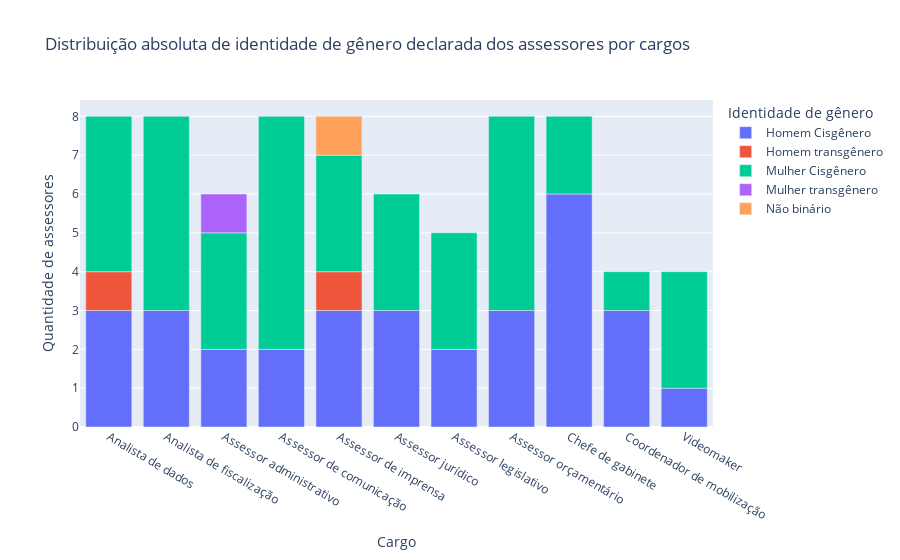

Notebook cell for this chart:
### Code cell
fig = px.bar(df_grp_intra, x="Cargo ", y="Quantidade de assessores", color="Identidade de gênero", title="Distribuição absoluta de identidade de gênero declarada dos assessores por cargos")
fig.show()

### Figure 1 — Plotly figure (JSON) as saved in the notebook; plotly's stock layout.template omitted (floating-point values rounded to 4 significant figures)
{"data": [{"alignmentgroup": "True", "hovertemplate": "Identidade de gênero=Homem Cisgênero<br>Cargo =%{x}<br>Quantidade de assessores=%{y}<extra></extra>", "legendgroup": "Homem Cisgênero", "marker": {"color": "#636efa", "pattern": {"shape": ""}}, "name": "Homem Cisgênero", "offsetgroup": "Homem Cisgênero", "orientation": "v", "showlegend": true, "textposition": "auto", "type": "bar", "x": ["Analista de dados", "Analista de fiscalização", "Assessor administrativo ", "Assessor de comunicação", "Assessor de imprensa", "Assessor jurídico", "Assessor legislativo ", "Assessor orçamentário", "Chefe de gabinete ", "Coordenador de mobilização", "Videomaker"], "xaxis": "x", "y": [3, 3, 2, 2, 3, 3, 2, 3, 6, 3, 1], "yaxis": "y"}, {"alignmentgroup": "True", "hovertemplate": "Identidade de gênero=Homem transgênero<br>Cargo =%{x}<br>Quantidade de assessores=%{y}<extra></extra>", "legendgroup": "Homem transgênero", "marker": {"color": "#EF553B", "pattern": {"shape": ""}}, "name": "Homem transgênero", "offsetgroup": "Homem transgênero", "orientation": "v", "showlegend": true, "textposition": "auto", "type": "bar", "x": ["Analista de dados", "Assessor de imprensa"], "xaxis": "x", "y": [1, 1], "yaxis": "y"}, {"alignmentgroup": "True", "hovertemplate": "Identidade de gênero=Mulher Cisgênero<br>Cargo =%{x}<br>Quantidade de assessores=%{y}<extra></extra>", "legendgroup": "Mulher Cisgênero", "marker": {"color": "#00cc96", "pattern": {"shape": ""}}, "name": "Mulher Cisgênero", "offsetgroup": "Mulher Cisgênero", "orientation": "v", "showlegend": true, "textposition": "auto", "type": "bar", "x": ["Analista de dados", "Analista de fiscalização", "Assessor administrativo ", "Assessor de comunicação", "Assessor de imprensa", "Assessor jurídico", "Assessor legislativo ", "Assessor orçamentário", "Chefe de gabinete ", "Coordenador de mobilização", "Videomaker"], "xaxis": "x", "y": [4, 5, 3, 6, 3, 3, 3, 5, 2, 1, 3], "yaxis": "y"}, {"alignmentgroup": "True", "hovertemplate": "Identidade de gênero=Mulher transgênero<br>Cargo =%{x}<br>Quantidade de assessores=%{y}<extra></extra>", "legendgroup": "Mulher transgênero", "marker": {"color": "#ab63fa", "pattern": {"shape": ""}}, "name": "Mulher transgênero", "offsetgroup": "Mulher transgênero", "orientation": "v", "showlegend": true, "textposition": "auto", "type": "bar", "x": ["Assessor administrativo "], "xaxis": "x", "y": [1], "yaxis": "y"}, {"alignmentgroup": "True", "hovertemplate": "Identidade de gênero=Não binário<br>Cargo =%{x}<br>Quantidade de assessores=%{y}<extra></extra>", "legendgroup": "Não binário", "marker": {"color": "#FFA15A", "pattern": {"shape": ""}}, "name": "Não binário", "offsetgroup": "Não binário", "orientation": "v", "showlegend": true, "textposition": "auto", "type": "bar", "x": ["Assessor de imprensa"], "xaxis": "x", "y": [1], "yaxis": "y"}], "layout": {"barmode": "relative", "legend": {"title": {"text": "Identidade de gênero"}, "tracegroupgap": 0}, "title": {"text": "Distribuição absoluta de identidade de gênero declarada dos assessores por cargos"}, "xaxis": {"anchor": "y", "domain": [0, 1], "title": {"text": "Cargo "}}, "yaxis": {"anchor": "x", "domain": [0, 1], "title": {"text": "Quantidade de assessores"}}}}
